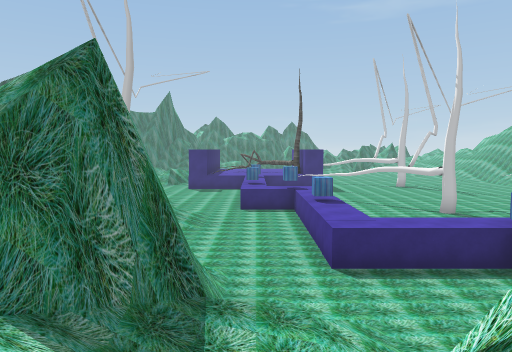
view 1 (above)

17 first-person views from a walk through a 3-D level made in the Unity game engine. The camera is 1.4 m above the floor, tilts 4° down and sees 70° across. The floor is counted in squares, 2 m on a side. Each view is taken from the middle of a square. On the plan, view 1 faces up. The plan holds only what a view shows up to about 11 squares ahead; the rest is blank. The place goes on beyond the plan. The player character is not drawn.

view 2
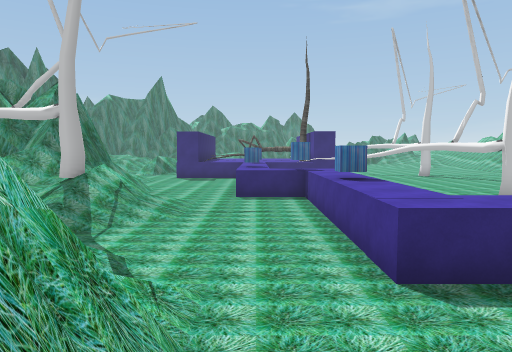

view 3
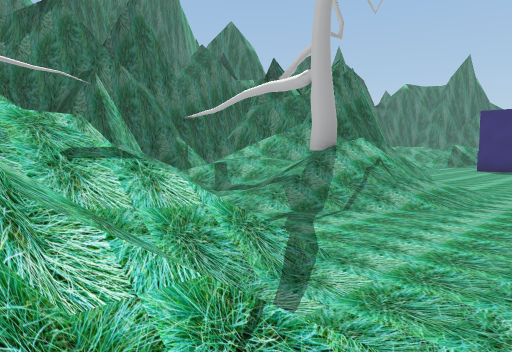

view 4
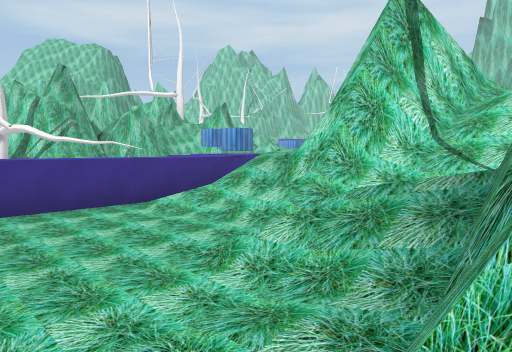

view 5
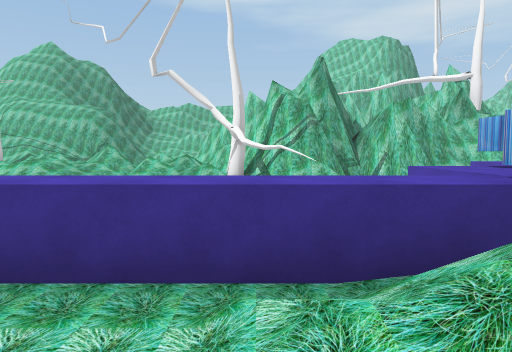

view 6
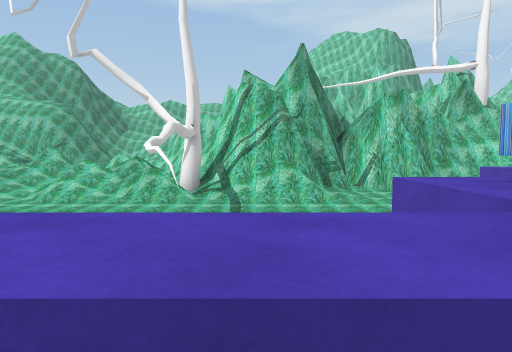

view 7
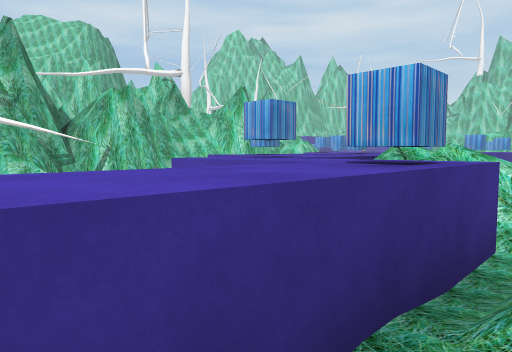

view 8
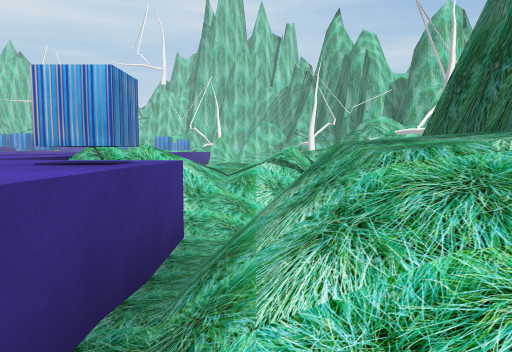

view 9
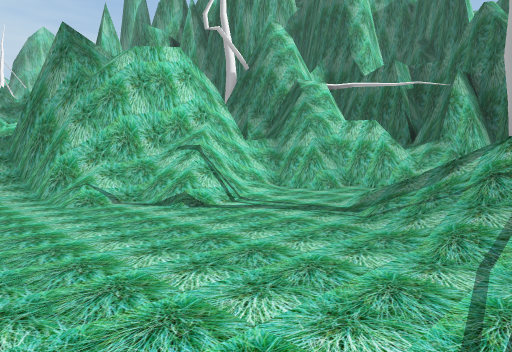

view 10
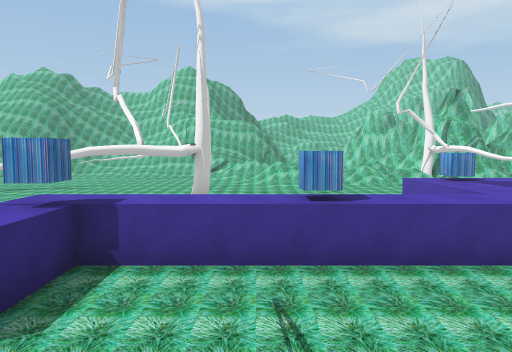

view 11
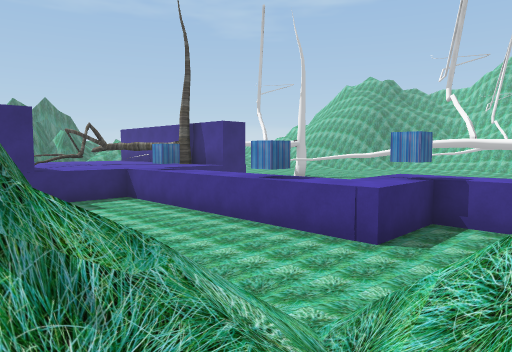

view 12
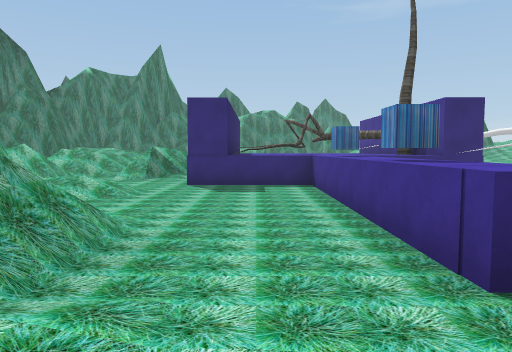

view 13
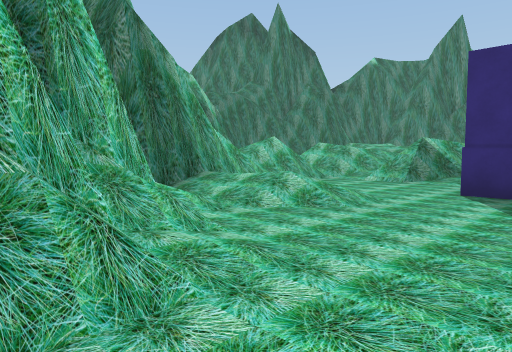

view 14
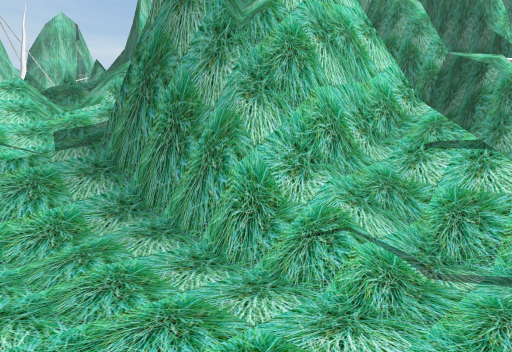

view 15
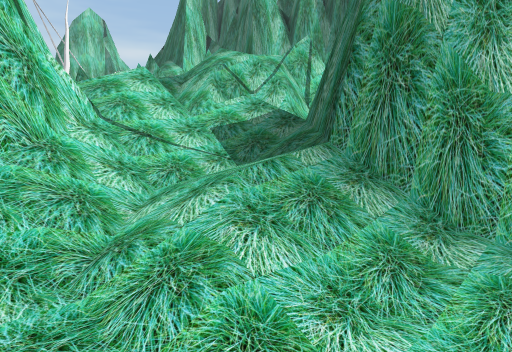

view 16
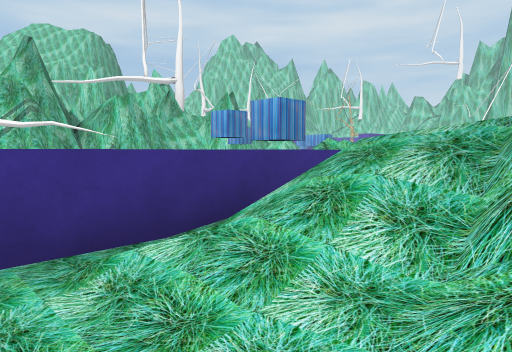

view 17
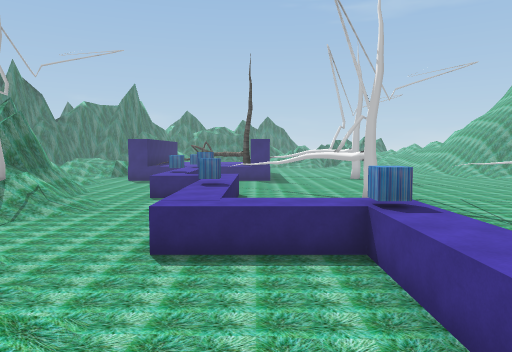

### Floor plan
Key: @ floor where view 1 was taken; # wall or solid block; . main floor; : floor 0.25 m higher than the main floor; + floor 0.75 m higher than the main floor; * floor 1.25 m higher than the main floor; % floor 1.5 m higher than the main floor; / step, stairs or slope; = window, fence, low wall or low ledge; ^ raised ledge; v drop or lower ground; T tree; O other object.
Columns run from 9 left of view 1 to 15 right of it. Each row starts with its distance up from view 1.
 22  =.=.. ^^  T^
 21 =#....#^^^^^##
 20 == ......^..
 19 ##  .....^
 18  #::/....^
 17  #.......^
 16    #/....^
 15    ##/...^
 14    ##/...^^^
 13   ###/...^^^
 12  # ##//....^    T...
 11  # /*//:...^     ...
 10  #/*/T//...^     ..
  9  #//.//....^     ..  ///=
  8  #//.......^         ://=
  7  #=##../...^^^^.    .////
  6  ####/=//.....^.   ..///
  5    ######.....^.   ..///
  4        ##//...^.   ../T
  3        ##///./^.   ../###
  2        #//##//^.   ../##
  1       # =/##%/^.   ../##
  0       ##/@##==^^O^ ...:#
 -1        #=/ #  = OO  ...##
 -2               #++**.  /##
 -3               *%*v O   /#
 -4                  v O   /#
 -5                    ^   /#
 -6                    ^
 -7                    ^

Positions as (right, up) in squares from view 1, and headings:
1: (0, 0), facing up
2: (0, 3), facing up
3: (0, 5), facing up-left
4: (-1, 6), facing down-right
5: (2, 3), facing right
6: (4, 2), facing right
7: (4, 3), facing down-right
8: (4, 3), facing down
9: (1, 11), facing down-left
10: (-3, 11), facing right
11: (-5, 11), facing up-right
12: (-2, 11), facing up
13: (-2, 14), facing up-left
14: (1, 7), facing down-left
15: (2, 5), facing down-left
16: (2, 4), facing down-right
17: (3, 1), facing up
